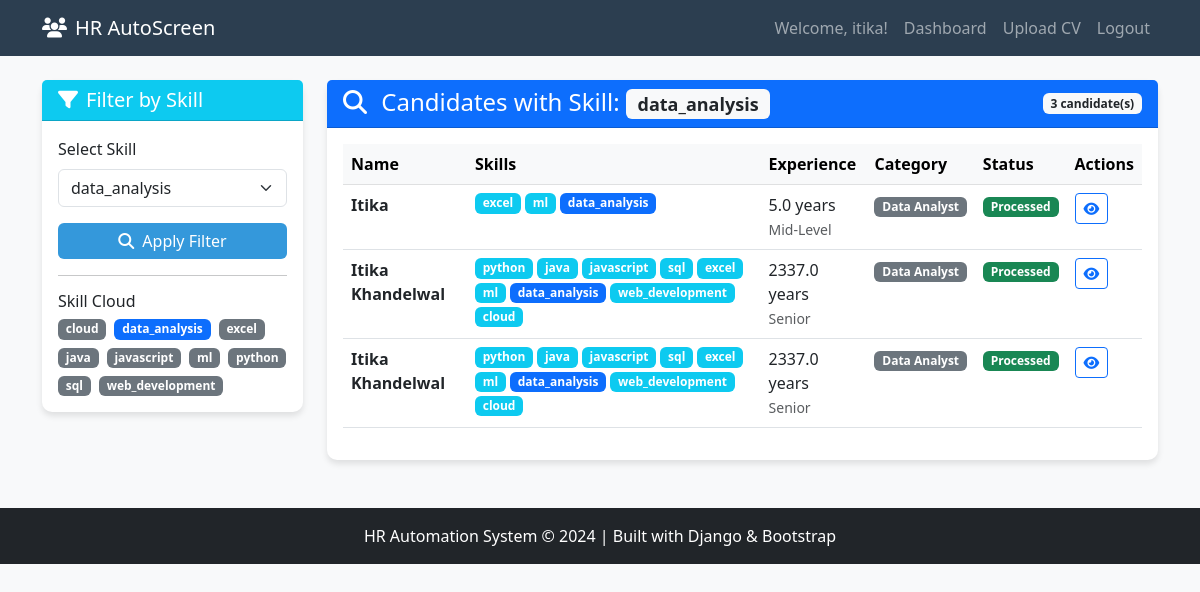
Screenshot of /skill-filter/?skill=data_analysis (signed in) with the database file from the repository.
### hr_app/models.py (models this page shows, shortened)
class Candidate(models.Model):
    name = models.CharField(max_length=200)
    email = models.EmailField(blank=True, null=True)
    phone = models.CharField(max_length=20, blank=True, null=True)
    cv_file = models.FileField(upload_to='cvs/')
    uploaded_at = models.DateTimeField(auto_now_add=True)
    uploaded_by = models.ForeignKey(
        User,
        on_delete=models.SET_NULL,
        null=True,
        related_name='uploaded_candidates'
    )
    raw_text = models.TextField(blank=True, help_text="Extracted text from CV")
    skills = models.TextField(blank=True, help_text="Comma-separated skills")
    experience_years = models.FloatField(default=0)
    education = models.TextField(blank=True)
    category = models.ForeignKey(
        Category,
        on_delete=models.SET_NULL,
        null=True,
        blank=True
    )
    is_processed = models.BooleanField(default=False)
    created_at = models.DateTimeField(auto_now_add=True)
    updated_at = models.DateTimeField(auto_now=True)
    class Meta:
        ordering = ['-uploaded_at']  # Newest candidates first
    def get_skills_list(self):
        if self.skills:
            return [skill.strip() for skill in self.skills.split(',')]
        return []
    def get_experience_level(self):
        if self.experience_years == 0:
            return "Fresher"
        elif self.experience_years < 3:
            return "Junior"
        elif self.experience_years < 7:
            return "Mid-Level"
        else:
            return "Senior"

class Category(models.Model):
    name = models.CharField(max_length=100, unique=True)
    description = models.TextField(blank=True)
    keywords = models.TextField(
        help_text="Comma-separated keywords to identify this category"
    )
    class Meta:
        verbose_name_plural = "Categories"

### hr_app/views.py (the view)
# urls.py: path('skill-filter/', views.skill_filter, name='skill_filter'),
@login_required
def skill_filter(request):
    all_candidates = Candidate.objects.filter(is_processed=True)
    all_skills = set()
    for candidate in all_candidates:
        if candidate.skills:
            skills = [s.strip().lower() for s in candidate.skills.split(',') if s.strip()]
            all_skills.update(skills)
    all_skills = sorted(all_skills)
    selected_skill = request.GET.get('skill')
    filtered_candidates = []
    if selected_skill:
        filtered_candidates = Candidate.objects.filter(
            skills__icontains=selected_skill,
            is_processed=True
        ).order_by('-uploaded_at')
    skill_counts = {}
    for candidate in all_candidates:
        if candidate.skills:
            skills = [s.strip().lower() for s in candidate.skills.split(',') if s.strip()]
            for skill in skills:
                skill_counts[skill] = skill_counts.get(skill, 0) + 1
    top_skills = sorted(skill_counts.items(), key=lambda x: x[1], reverse=True)[:10]
    context = {
        'all_skills': all_skills,
        'selected_skill': selected_skill,
        'filtered_candidates': filtered_candidates,
        'skill_counts': skill_counts,
        'top_skills': top_skills,
    }
    return render(request, 'hr_app/skill_filter.html', context)

### templates/hr_app/skill_filter.html (shortened to what this page needs)
{% extends 'base.html' %}
{% block content %}
<div class="row">
    <div class="col-md-3">
        <div class="card sticky-top" style="top: 20px;">
            <div class="card-header bg-info text-white">
                <h5 class="mb-0">
                    <i class="fas fa-filter me-2"></i>Filter by Skill
                </h5>
            </div>
            <div class="card-body">
                <form method="GET">
                    <div class="mb-3">
                        <label for="skill" class="form-label">Select Skill</label>
                        <select name="skill" id="skill" class="form-select" onchange="this.form.submit()">
                            {% for skill in all_skills %}
                                <option value="{{ skill }}"
                                        {% if selected_skill == skill %}selected{% endif %}>
                                    {{ skill }}
                                </option>
                            {% endfor %}
                        </select>
                    </div>
                    <div class="d-grid">
                        <button type="submit" class="btn btn-primary">
                            <i class="fas fa-search me-2"></i>Apply Filter
                        </button>
                    </div>
                </form>
                <hr>
                <h6 class="mt-3">Skill Cloud</h6>
                <div class="d-flex flex-wrap gap-2 mt-2">
                    {% for skill in all_skills %}
                        <a href="?skill={{ skill }}"
                           class="badge {% if selected_skill == skill %}bg-primary{% else %}bg-secondary{% endif %} text-decoration-none">
                            {{ skill }}
                        </a>
                    {% empty %}
                        <p class="text-muted small">No skills found. Process some CVs first.</p>
                    {% endfor %}
                </div>
            </div>
        </div>
    </div>
    <div class="col-md-9">
        <div class="card">
            <div class="card-header bg-primary text-white d-flex justify-content-between align-items-center">
                <h4 class="mb-0">
                    <i class="fas fa-search me-2"></i>
                    {% if selected_skill %}
                        Candidates with Skill: <span class="badge bg-light text-dark">{{ selected_skill }}</span>
                    {% else %}
                        All Candidates by Skill
                    {% endif %}
                </h4>
                <span class="badge bg-light text-dark">
                    {{ filtered_candidates.count }} candidate(s)
                </span>
            </div>
            <div class="card-body">
                {% if selected_skill %}
                    {% if filtered_candidates %}
                        <div class="table-responsive">
                            <table class="table table-hover">
                                <thead class="table-light">
                                    <tr>
                                        <th>Name</th>
                                        <th>Skills</th>
                                        <th>Experience</th>
                                        <th>Category</th>
                                        <th>Status</th>
                                        <th>Actions</th>
                                    </tr>
                                </thead>
                                <tbody>
                                    {% for candidate in filtered_candidates %}
                                        <tr>
                                            <td>
                                                <strong>{{ candidate.name }}</strong>
                                            </td>
                                            <td>
                                                <div class="d-flex flex-wrap gap-1">
                                                    {% for skill in candidate.get_skills_list %}
                                                        <span class="badge {% if skill == selected_skill %}bg-primary{% else %}bg-info{% endif %}">
                                                            {{ skill }}
                                                        </span>
                                                    {% endfor %}
                                                </div>
                                            </td>
                                            <td>
                                                {{ candidate.experience_years }} years
                                                <br>
                                                <small class="text-muted">{{ candidate.get_experience_level }}</small>
                                            </td>
                                            <td>
                                                <span class="badge bg-secondary">{{ candidate.category.name|default:"Uncategorized" }}</span>
                                            </td>
                                            <td>
                                                {% if candidate.is_processed %}
                                                    <span class="badge bg-success">Processed</span>
                                                {% else %}
                                                    <span class="badge bg-warning">Pending</span>
                                                {% endif %}
                                            </td>
                                            <td>
                                                <a href="{% url 'candidate_detail' candidate.id %}"
                                                   class="btn btn-sm btn-outline-primary">
                                                    <i class="fas fa-eye"></i>
                                                </a>
                                            </td>
                                        </tr>
                                    {% endfor %}
                                </tbody>
                            </table>
                        </div>
                    {% endif %}
                {% endif %}
            </div>
        </div>
    </div>
</div>
{% endblock %}

### templates/base.html (shortened to what this page needs)
<!DOCTYPE html>
<html lang="en">
<head>
    <link href="https://cdn.jsdelivr.net/npm/bootstrap@5.3.0/dist/css/bootstrap.min.css" rel="stylesheet">
    <link rel="stylesheet" href="https://cdnjs.cloudflare.com/ajax/libs/font-awesome/6.4.0/css/all.min.css">
    <link rel="stylesheet" href="/static/css/style.css">
</head>
<body>
    <nav class="navbar navbar-expand-lg navbar-dark">
        <div class="container">
            <a class="navbar-brand" href="{% url 'home' %}">
                <i class="fas fa-users me-2"></i>HR AutoScreen
            </a>
            <div class="collapse navbar-collapse">
                <ul class="navbar-nav ms-auto">
                    {% if user.is_authenticated %}
                        <li class="nav-item">
                            <span class="nav-link">Welcome, {{ user.username }}!</span>
                        </li>
                        <li class="nav-item">
                            <a class="nav-link" href="{% url 'dashboard' %}">Dashboard</a>
                        </li>
                        <li class="nav-item">
                            <a class="nav-link" href="{% url 'upload_cv' %}">Upload CV</a>
                        </li>
                        <li class="nav-item">
                            <form method="post" action="{% url 'logout' %}" class="d-inline">
                                <button type="submit" class="btn btn-link nav-link">Logout</button>
                            </form>
                        </li>
                    {% else %}
                        <li class="nav-item">
                            <a class="nav-link" href="{% url 'login' %}">Login</a>
                        </li>
                    {% endif %}
                </ul>
            </div>
        </div>
    </nav>
    <main class="container my-4">
        {% block content %}
        {% endblock %}
    </main>
    <footer class="bg-dark text-white text-center py-3 mt-5">
        <div class="container">
            <p class="mb-0">HR Automation System &copy; 2024 | Built with Django & Bootstrap</p>
        </div>
    </footer>
</body>
</html>

### static/css/style.css (style rules this page uses)
.card { transition: all 0.3s ease; border: 1px solid #e0e0e0; }

### templates/base.html (style rules this page uses)
:root { --primary-color: #2c3e50; --secondary-color: #3498db; --accent-color: #e74c3c; --light-bg: #f8f9fa; }
body { font-family: 'Segoe UI', Tahoma, Geneva, Verdana, sans-serif; background-color: var(--light-bg); }
.navbar { background-color: var(--primary-color) !important; }
.card { border: none; border-radius: 10px; box-shadow: 0 4px 6px rgba(0,0,0,0.1); transition: transform 0.3s; }
.btn-primary { background-color: var(--secondary-color); border: none; }

### rows the page displays
Candidate: name "Itika", get_skills_list "excel" "ml" "data_analysis", experience_years "5.0", get_experience_level "Mid-Level", category.name "Data Analyst", is_processed "Processed"
Candidate: name "Itika Khandelwal", get_skills_list "python" "java" "javascript" "sql" "excel" "ml" "data_analysis" "web_development" "cloud", experience_years "2337.0", get_experience_level "Senior", category.name "Data Analyst", is_processed "Processed"
Candidate: name "Itika Khandelwal", get_skills_list "python" "java" "javascript" "sql" "excel" "ml" "data_analysis" "web_development" "cloud", experience_years "2337.0", get_experience_level "Senior", category.name "Data Analyst", is_processed "Processed"

### other values shown
{{ user.username }} "itika"
{{ skill }} "cloud" "data_analysis" "excel" "java" "javascript" "ml" "python" "sql" "web_development"
{{ selected_skill }} "data_analysis"
{{ filtered_candidates.count }} "3"
form field skill "data_analysis"
